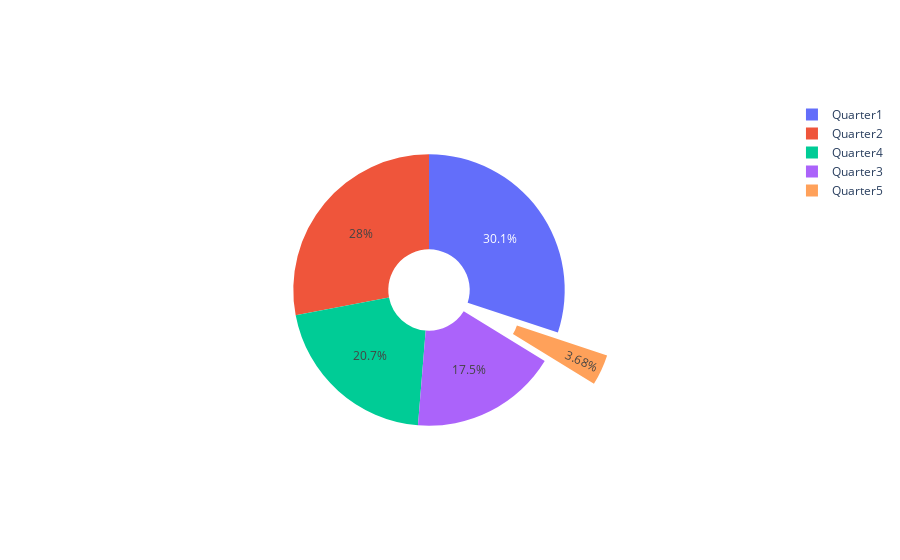

The notebook cell this image was saved under:
### Code cell
qdf = df['quarter'].value_counts().reset_index()
qdf.rename(columns={'index': 'quarters', 'quarter': 'days_in_each_quarter'}, inplace=True)
fig = go.Figure(data=[go.Pie(labels=qdf.quarters.to_list(), values=qdf.days_in_each_quarter.to_list(), pull=[0, 0, 0, 0, 0.4], hole=.3)])
fig.show()

### Figure 1 — Plotly figure (JSON) as saved in the notebook; plotly's stock layout.template omitted (floating-point values rounded to 4 significant figures)
{"data": [{"hole": 0.3, "labels": ["Quarter1", "Quarter2", "Quarter4", "Quarter3", "Quarter5"], "pull": [0, 0, 0, 0, 0.4], "type": "pie", "values": [360, 335, 248, 210, 44]}], "layout": {}}
